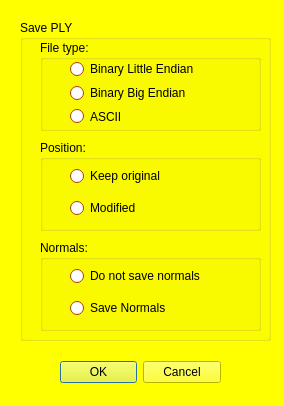
<?xml version="1.0" encoding="UTF-8"?>
<ui version="4.0">
 <class>mqSavePLYDialog</class>
 <widget class="QDialog" name="mqSavePLYDialog">
  <property name="geometry">
   <rect>
    <x>0</x>
    <y>0</y>
    <width>284</width>
    <height>406</height>
   </rect>
  </property>
  <property name="palette">
   <palette>
    <active>
     <colorrole role="WindowText">
      <brush brushstyle="SolidPattern">
       <color alpha="255">
        <red>0</red>
        <green>0</green>
        <blue>0</blue>
       </color>
      </brush>
     </colorrole>
     <colorrole role="Button">
      <brush brushstyle="SolidPattern">
       <color alpha="255">
        <red>255</red>
        <green>255</green>
        <blue>0</blue>
       </color>
      </brush>
     </colorrole>
     <colorrole role="Light">
      <brush brushstyle="SolidPattern">
       <color alpha="255">
        <red>255</red>
        <green>255</green>
        <blue>127</blue>
       </color>
      </brush>
     </colorrole>
     <colorrole role="Midlight">
      <brush brushstyle="SolidPattern">
       <color alpha="255">
        <red>255</red>
        <green>255</green>
        <blue>63</blue>
       </color>
      </brush>
     </colorrole>
     <colorrole role="Dark">
      <brush brushstyle="SolidPattern">
       <color alpha="255">
        <red>127</red>
        <green>127</green>
        <blue>0</blue>
       </color>
      </brush>
     </colorrole>
     <colorrole role="Mid">
      <brush brushstyle="SolidPattern">
       <color alpha="255">
        <red>170</red>
        <green>170</green>
        <blue>0</blue>
       </color>
      </brush>
     </colorrole>
     <colorrole role="Text">
      <brush brushstyle="SolidPattern">
       <color alpha="255">
        <red>0</red>
        <green>0</green>
        <blue>0</blue>
       </color>
      </brush>
     </colorrole>
     <colorrole role="BrightText">
      <brush brushstyle="SolidPattern">
       <color alpha="255">
        <red>255</red>
        <green>255</green>
        <blue>255</blue>
       </color>
      </brush>
     </colorrole>
     <colorrole role="ButtonText">
      <brush brushstyle="SolidPattern">
       <color alpha="255">
        <red>0</red>
        <green>0</green>
        <blue>0</blue>
       </color>
      </brush>
     </colorrole>
     <colorrole role="Base">
      <brush brushstyle="SolidPattern">
       <color alpha="255">
        <red>255</red>
        <green>255</green>
        <blue>255</blue>
       </color>
      </brush>
     </colorrole>
     <colorrole role="Window">
      <brush brushstyle="SolidPattern">
       <color alpha="255">
        <red>255</red>
        <green>255</green>
        <blue>0</blue>
       </color>
      </brush>
     </colorrole>
     <colorrole role="Shadow">
      <brush brushstyle="SolidPattern">
       <color alpha="255">
        <red>0</red>
        <green>0</green>
        <blue>0</blue>
       </color>
      </brush>
     </colorrole>
     <colorrole role="AlternateBase">
      <brush brushstyle="SolidPattern">
       <color alpha="255">
        <red>255</red>
        <green>255</green>
        <blue>127</blue>
       </color>
      </brush>
     </colorrole>
     <colorrole role="ToolTipBase">
      <brush brushstyle="SolidPattern">
       <color alpha="255">
        <red>255</red>
        <green>255</green>
        <blue>220</blue>
       </color>
      </brush>
     </colorrole>
     <colorrole role="ToolTipText">
      <brush brushstyle="SolidPattern">
       <color alpha="255">
        <red>0</red>
        <green>0</green>
        <blue>0</blue>
       </color>
      </brush>
     </colorrole>
    </active>
    <inactive>
     <colorrole role="WindowText">
      <brush brushstyle="SolidPattern">
       <color alpha="255">
        <red>0</red>
        <green>0</green>
        <blue>0</blue>
       </color>
      </brush>
     </colorrole>
     <colorrole role="Button">
      <brush brushstyle="SolidPattern">
       <color alpha="255">
        <red>255</red>
        <green>255</green>
        <blue>0</blue>
       </color>
      </brush>
     </colorrole>
     <colorrole role="Light">
      <brush brushstyle="SolidPattern">
       <color alpha="255">
        <red>255</red>
        <green>255</green>
        <blue>127</blue>
       </color>
      </brush>
     </colorrole>
     <colorrole role="Midlight">
      <brush brushstyle="SolidPattern">
       <color alpha="255">
        <red>255</red>
        <green>255</green>
        <blue>63</blue>
       </color>
      </brush>
     </colorrole>
     <colorrole role="Dark">
      <brush brushstyle="SolidPattern">
       <color alpha="255">
        <red>127</red>
        <green>127</green>
        <blue>0</blue>
       </color>
      </brush>
     </colorrole>
     <colorrole role="Mid">
      <brush brushstyle="SolidPattern">
       <color alpha="255">
        <red>170</red>
        <green>170</green>
        <blue>0</blue>
       </color>
      </brush>
     </colorrole>
     <colorrole role="Text">
      <brush brushstyle="SolidPattern">
       <color alpha="255">
        <red>0</red>
        <green>0</green>
        <blue>0</blue>
       </color>
      </brush>
     </colorrole>
     <colorrole role="BrightText">
      <brush brushstyle="SolidPattern">
       <color alpha="255">
        <red>255</red>
        <green>255</green>
        <blue>255</blue>
       </color>
      </brush>
     </colorrole>
     <colorrole role="ButtonText">
      <brush brushstyle="SolidPattern">
       <color alpha="255">
        <red>0</red>
        <green>0</green>
        <blue>0</blue>
       </color>
      </brush>
     </colorrole>
     <colorrole role="Base">
      <brush brushstyle="SolidPattern">
       <color alpha="255">
        <red>255</red>
        <green>255</green>
        <blue>255</blue>
       </color>
      </brush>
     </colorrole>
     <colorrole role="Window">
      <brush brushstyle="SolidPattern">
       <color alpha="255">
        <red>255</red>
        <green>255</green>
        <blue>0</blue>
       </color>
      </brush>
     </colorrole>
     <colorrole role="Shadow">
      <brush brushstyle="SolidPattern">
       <color alpha="255">
        <red>0</red>
        <green>0</green>
        <blue>0</blue>
       </color>
      </brush>
     </colorrole>
     <colorrole role="AlternateBase">
      <brush brushstyle="SolidPattern">
       <color alpha="255">
        <red>255</red>
        <green>255</green>
        <blue>127</blue>
       </color>
      </brush>
     </colorrole>
     <colorrole role="ToolTipBase">
      <brush brushstyle="SolidPattern">
       <color alpha="255">
        <red>255</red>
        <green>255</green>
        <blue>220</blue>
       </color>
      </brush>
     </colorrole>
     <colorrole role="ToolTipText">
      <brush brushstyle="SolidPattern">
       <color alpha="255">
        <red>0</red>
        <green>0</green>
        <blue>0</blue>
       </color>
      </brush>
     </colorrole>
    </inactive>
    <disabled>
     <colorrole role="WindowText">
      <brush brushstyle="SolidPattern">
       <color alpha="255">
        <red>127</red>
        <green>127</green>
        <blue>0</blue>
       </color>
      </brush>
     </colorrole>
     <colorrole role="Button">
      <brush brushstyle="SolidPattern">
       <color alpha="255">
        <red>255</red>
        <green>255</green>
        <blue>0</blue>
       </color>
      </brush>
     </colorrole>
     <colorrole role="Light">
      <brush brushstyle="SolidPattern">
       <color alpha="255">
        <red>255</red>
        <green>255</green>
        <blue>127</blue>
       </color>
      </brush>
     </colorrole>
     <colorrole role="Midlight">
      <brush brushstyle="SolidPattern">
       <color alpha="255">
        <red>255</red>
        <green>255</green>
        <blue>63</blue>
       </color>
      </brush>
     </colorrole>
     <colorrole role="Dark">
      <brush brushstyle="SolidPattern">
       <color alpha="255">
        <red>127</red>
        <green>127</green>
        <blue>0</blue>
       </color>
      </brush>
     </colorrole>
     <colorrole role="Mid">
      <brush brushstyle="SolidPattern">
       <color alpha="255">
        <red>170</red>
        <green>170</green>
        <blue>0</blue>
       </color>
      </brush>
     </colorrole>
     <colorrole role="Text">
      <brush brushstyle="SolidPattern">
       <color alpha="255">
        <red>127</red>
        <green>127</green>
        <blue>0</blue>
       </color>
      </brush>
     </colorrole>
     <colorrole role="BrightText">
      <brush brushstyle="SolidPattern">
       <color alpha="255">
        <red>255</red>
        <green>255</green>
        <blue>255</blue>
       </color>
      </brush>
     </colorrole>
     <colorrole role="ButtonText">
      <brush brushstyle="SolidPattern">
       <color alpha="255">
        <red>127</red>
        <green>127</green>
        <blue>0</blue>
       </color>
      </brush>
     </colorrole>
     <colorrole role="Base">
      <brush brushstyle="SolidPattern">
       <color alpha="255">
        <red>255</red>
        <green>255</green>
        <blue>0</blue>
       </color>
      </brush>
     </colorrole>
     <colorrole role="Window">
      <brush brushstyle="SolidPattern">
       <color alpha="255">
        <red>255</red>
        <green>255</green>
        <blue>0</blue>
       </color>
      </brush>
     </colorrole>
     <colorrole role="Shadow">
      <brush brushstyle="SolidPattern">
       <color alpha="255">
        <red>0</red>
        <green>0</green>
        <blue>0</blue>
       </color>
      </brush>
     </colorrole>
     <colorrole role="AlternateBase">
      <brush brushstyle="SolidPattern">
       <color alpha="255">
        <red>255</red>
        <green>255</green>
        <blue>0</blue>
       </color>
      </brush>
     </colorrole>
     <colorrole role="ToolTipBase">
      <brush brushstyle="SolidPattern">
       <color alpha="255">
        <red>255</red>
        <green>255</green>
        <blue>220</blue>
       </color>
      </brush>
     </colorrole>
     <colorrole role="ToolTipText">
      <brush brushstyle="SolidPattern">
       <color alpha="255">
        <red>0</red>
        <green>0</green>
        <blue>0</blue>
       </color>
      </brush>
     </colorrole>
    </disabled>
   </palette>
  </property>
  <property name="windowTitle">
   <string>Landmark and flag options</string>
  </property>
  <widget class="QWidget" name="layoutWidget">
   <property name="geometry">
    <rect>
     <x>60</x>
     <y>360</y>
     <width>161</width>
     <height>25</height>
    </rect>
   </property>
   <layout class="QHBoxLayout" name="horizontalLayout_2">
    <item>
     <widget class="QDialogButtonBox" name="buttonBox">
      <property name="orientation">
       <enum>Qt::Horizontal</enum>
      </property>
      <property name="standardButtons">
       <set>QDialogButtonBox::Cancel|QDialogButtonBox::Ok</set>
      </property>
     </widget>
    </item>
   </layout>
  </widget>
  <widget class="QGroupBox" name="SavePlyBox">
   <property name="geometry">
    <rect>
     <x>20</x>
     <y>20</y>
     <width>251</width>
     <height>321</height>
    </rect>
   </property>
   <property name="palette">
    <palette>
     <active>
      <colorrole role="WindowText">
       <brush brushstyle="SolidPattern">
        <color alpha="255">
         <red>0</red>
         <green>0</green>
         <blue>0</blue>
        </color>
       </brush>
      </colorrole>
      <colorrole role="Button">
       <brush brushstyle="SolidPattern">
        <color alpha="255">
         <red>255</red>
         <green>85</green>
         <blue>0</blue>
        </color>
       </brush>
      </colorrole>
      <colorrole role="Light">
       <brush brushstyle="SolidPattern">
        <color alpha="255">
         <red>255</red>
         <green>170</green>
         <blue>127</blue>
        </color>
       </brush>
      </colorrole>
      <colorrole role="Midlight">
       <brush brushstyle="SolidPattern">
        <color alpha="255">
         <red>255</red>
         <green>127</green>
         <blue>63</blue>
        </color>
       </brush>
      </colorrole>
      <colorrole role="Dark">
       <brush brushstyle="SolidPattern">
        <color alpha="255">
         <red>127</red>
         <green>42</green>
         <blue>0</blue>
        </color>
       </brush>
      </colorrole>
      <colorrole role="Mid">
       <brush brushstyle="SolidPattern">
        <color alpha="255">
         <red>170</red>
         <green>56</green>
         <blue>0</blue>
        </color>
       </brush>
      </colorrole>
      <colorrole role="Text">
       <brush brushstyle="SolidPattern">
        <color alpha="255">
         <red>0</red>
         <green>0</green>
         <blue>0</blue>
        </color>
       </brush>
      </colorrole>
      <colorrole role="BrightText">
       <brush brushstyle="SolidPattern">
        <color alpha="255">
         <red>255</red>
         <green>255</green>
         <blue>255</blue>
        </color>
       </brush>
      </colorrole>
      <colorrole role="ButtonText">
       <brush brushstyle="SolidPattern">
        <color alpha="255">
         <red>0</red>
         <green>0</green>
         <blue>0</blue>
        </color>
       </brush>
      </colorrole>
      <colorrole role="Base">
       <brush brushstyle="SolidPattern">
        <color alpha="255">
         <red>255</red>
         <green>255</green>
         <blue>255</blue>
        </color>
       </brush>
      </colorrole>
      <colorrole role="Window">
       <brush brushstyle="SolidPattern">
        <color alpha="255">
         <red>255</red>
         <green>85</green>
         <blue>0</blue>
        </color>
       </brush>
      </colorrole>
      <colorrole role="Shadow">
       <brush brushstyle="SolidPattern">
        <color alpha="255">
         <red>0</red>
         <green>0</green>
         <blue>0</blue>
        </color>
       </brush>
      </colorrole>
      <colorrole role="AlternateBase">
       <brush brushstyle="SolidPattern">
        <color alpha="255">
         <red>255</red>
         <green>170</green>
         <blue>127</blue>
        </color>
       </brush>
      </colorrole>
      <colorrole role="ToolTipBase">
       <brush brushstyle="SolidPattern">
        <color alpha="255">
         <red>255</red>
         <green>255</green>
         <blue>220</blue>
        </color>
       </brush>
      </colorrole>
      <colorrole role="ToolTipText">
       <brush brushstyle="SolidPattern">
        <color alpha="255">
         <red>0</red>
         <green>0</green>
         <blue>0</blue>
        </color>
       </brush>
      </colorrole>
     </active>
     <inactive>
      <colorrole role="WindowText">
       <brush brushstyle="SolidPattern">
        <color alpha="255">
         <red>0</red>
         <green>0</green>
         <blue>0</blue>
        </color>
       </brush>
      </colorrole>
      <colorrole role="Button">
       <brush brushstyle="SolidPattern">
        <color alpha="255">
         <red>255</red>
         <green>85</green>
         <blue>0</blue>
        </color>
       </brush>
      </colorrole>
      <colorrole role="Light">
       <brush brushstyle="SolidPattern">
        <color alpha="255">
         <red>255</red>
         <green>170</green>
         <blue>127</blue>
        </color>
       </brush>
      </colorrole>
      <colorrole role="Midlight">
       <brush brushstyle="SolidPattern">
        <color alpha="255">
         <red>255</red>
         <green>127</green>
         <blue>63</blue>
        </color>
       </brush>
      </colorrole>
      <colorrole role="Dark">
       <brush brushstyle="SolidPattern">
        <color alpha="255">
         <red>127</red>
         <green>42</green>
         <blue>0</blue>
        </color>
       </brush>
      </colorrole>
      <colorrole role="Mid">
       <brush brushstyle="SolidPattern">
        <color alpha="255">
         <red>170</red>
         <green>56</green>
         <blue>0</blue>
        </color>
       </brush>
      </colorrole>
      <colorrole role="Text">
       <brush brushstyle="SolidPattern">
        <color alpha="255">
         <red>0</red>
         <green>0</green>
         <blue>0</blue>
        </color>
       </brush>
      </colorrole>
      <colorrole role="BrightText">
       <brush brushstyle="SolidPattern">
        <color alpha="255">
         <red>255</red>
         <green>255</green>
         <blue>255</blue>
        </color>
       </brush>
      </colorrole>
      <colorrole role="ButtonText">
       <brush brushstyle="SolidPattern">
        <color alpha="255">
         <red>0</red>
         <green>0</green>
         <blue>0</blue>
        </color>
       </brush>
      </colorrole>
      <colorrole role="Base">
       <brush brushstyle="SolidPattern">
        <color alpha="255">
         <red>255</red>
         <green>255</green>
         <blue>255</blue>
        </color>
       </brush>
      </colorrole>
      <colorrole role="Window">
       <brush brushstyle="SolidPattern">
        <color alpha="255">
         <red>255</red>
         <green>85</green>
         <blue>0</blue>
        </color>
       </brush>
      </colorrole>
      <colorrole role="Shadow">
       <brush brushstyle="SolidPattern">
        <color alpha="255">
         <red>0</red>
         <green>0</green>
         <blue>0</blue>
        </color>
       </brush>
      </colorrole>
      <colorrole role="AlternateBase">
       <brush brushstyle="SolidPattern">
        <color alpha="255">
         <red>255</red>
         <green>170</green>
         <blue>127</blue>
        </color>
       </brush>
      </colorrole>
      <colorrole role="ToolTipBase">
       <brush brushstyle="SolidPattern">
        <color alpha="255">
         <red>255</red>
         <green>255</green>
         <blue>220</blue>
        </color>
       </brush>
      </colorrole>
      <colorrole role="ToolTipText">
       <brush brushstyle="SolidPattern">
        <color alpha="255">
         <red>0</red>
         <green>0</green>
         <blue>0</blue>
        </color>
       </brush>
      </colorrole>
     </inactive>
     <disabled>
      <colorrole role="WindowText">
       <brush brushstyle="SolidPattern">
        <color alpha="255">
         <red>127</red>
         <green>42</green>
         <blue>0</blue>
        </color>
       </brush>
      </colorrole>
      <colorrole role="Button">
       <brush brushstyle="SolidPattern">
        <color alpha="255">
         <red>255</red>
         <green>85</green>
         <blue>0</blue>
        </color>
       </brush>
      </colorrole>
      <colorrole role="Light">
       <brush brushstyle="SolidPattern">
        <color alpha="255">
         <red>255</red>
         <green>170</green>
         <blue>127</blue>
        </color>
       </brush>
      </colorrole>
      <colorrole role="Midlight">
       <brush brushstyle="SolidPattern">
        <color alpha="255">
         <red>255</red>
         <green>127</green>
         <blue>63</blue>
        </color>
       </brush>
      </colorrole>
      <colorrole role="Dark">
       <brush brushstyle="SolidPattern">
        <color alpha="255">
         <red>127</red>
         <green>42</green>
         <blue>0</blue>
        </color>
       </brush>
      </colorrole>
      <colorrole role="Mid">
       <brush brushstyle="SolidPattern">
        <color alpha="255">
         <red>170</red>
         <green>56</green>
         <blue>0</blue>
        </color>
       </brush>
      </colorrole>
      <colorrole role="Text">
       <brush brushstyle="SolidPattern">
        <color alpha="255">
         <red>127</red>
         <green>42</green>
         <blue>0</blue>
        </color>
       </brush>
      </colorrole>
      <colorrole role="BrightText">
       <brush brushstyle="SolidPattern">
        <color alpha="255">
         <red>255</red>
         <green>255</green>
         <blue>255</blue>
        </color>
       </brush>
      </colorrole>
      <colorrole role="ButtonText">
       <brush brushstyle="SolidPattern">
        <color alpha="255">
         <red>127</red>
         <green>42</green>
         <blue>0</blue>
        </color>
       </brush>
      </colorrole>
      <colorrole role="Base">
       <brush brushstyle="SolidPattern">
        <color alpha="255">
         <red>255</red>
         <green>85</green>
         <blue>0</blue>
        </color>
       </brush>
      </colorrole>
      <colorrole role="Window">
       <brush brushstyle="SolidPattern">
        <color alpha="255">
         <red>255</red>
         <green>85</green>
         <blue>0</blue>
        </color>
       </brush>
      </colorrole>
      <colorrole role="Shadow">
       <brush brushstyle="SolidPattern">
        <color alpha="255">
         <red>0</red>
         <green>0</green>
         <blue>0</blue>
        </color>
       </brush>
      </colorrole>
      <colorrole role="AlternateBase">
       <brush brushstyle="SolidPattern">
        <color alpha="255">
         <red>255</red>
         <green>85</green>
         <blue>0</blue>
        </color>
       </brush>
      </colorrole>
      <colorrole role="ToolTipBase">
       <brush brushstyle="SolidPattern">
        <color alpha="255">
         <red>255</red>
         <green>255</green>
         <blue>220</blue>
        </color>
       </brush>
      </colorrole>
      <colorrole role="ToolTipText">
       <brush brushstyle="SolidPattern">
        <color alpha="255">
         <red>0</red>
         <green>0</green>
         <blue>0</blue>
        </color>
       </brush>
      </colorrole>
     </disabled>
    </palette>
   </property>
   <property name="title">
    <string>Save PLY</string>
   </property>
   <widget class="QGroupBox" name="PlyFileType">
    <property name="geometry">
     <rect>
      <x>20</x>
      <y>20</y>
      <width>221</width>
      <height>91</height>
     </rect>
    </property>
    <property name="title">
     <string>File type:</string>
    </property>
    <widget class="QWidget" name="verticalLayoutWidget_5">
     <property name="geometry">
      <rect>
       <x>30</x>
       <y>20</y>
       <width>160</width>
       <height>65</height>
      </rect>
     </property>
     <layout class="QVBoxLayout" name="verticalLayout1">
      <item>
       <widget class="QRadioButton" name="BinaryLittleEndian">
        <property name="text">
         <string>Binary Little Endian</string>
        </property>
       </widget>
      </item>
      <item>
       <widget class="QRadioButton" name="BinaryBigEndian">
        <property name="text">
         <string>Binary Big Endian</string>
        </property>
       </widget>
      </item>
      <item>
       <widget class="QRadioButton" name="ASCII">
        <property name="text">
         <string>ASCII</string>
        </property>
       </widget>
      </item>
     </layout>
    </widget>
   </widget>
   <widget class="QGroupBox" name="PlyPosition">
    <property name="geometry">
     <rect>
      <x>20</x>
      <y>120</y>
      <width>221</width>
      <height>91</height>
     </rect>
    </property>
    <property name="title">
     <string>Position:</string>
    </property>
    <widget class="QWidget" name="verticalLayoutWidget_8">
     <property name="geometry">
      <rect>
       <x>30</x>
       <y>20</y>
       <width>160</width>
       <height>65</height>
      </rect>
     </property>
     <layout class="QVBoxLayout" name="verticalLayout1_4">
      <item>
       <widget class="QRadioButton" name="PositionOriginal">
        <property name="text">
         <string>Keep original</string>
        </property>
       </widget>
      </item>
      <item>
       <widget class="QRadioButton" name="PositionModified">
        <property name="text">
         <string>Modified</string>
        </property>
       </widget>
      </item>
     </layout>
    </widget>
   </widget>
   <widget class="QGroupBox" name="PlyPosition_2">
    <property name="geometry">
     <rect>
      <x>20</x>
      <y>220</y>
      <width>221</width>
      <height>91</height>
     </rect>
    </property>
    <property name="title">
     <string>Normals:</string>
    </property>
    <widget class="QWidget" name="verticalLayoutWidget_10">
     <property name="geometry">
      <rect>
       <x>30</x>
       <y>20</y>
       <width>160</width>
       <height>65</height>
      </rect>
     </property>
     <layout class="QVBoxLayout" name="verticalLayout1_6">
      <item>
       <widget class="QRadioButton" name="SaveNormalsOff">
        <property name="text">
         <string>Do not save normals</string>
        </property>
       </widget>
      </item>
      <item>
       <widget class="QRadioButton" name="SaveNormalsOn">
        <property name="text">
         <string>Save Normals</string>
        </property>
       </widget>
      </item>
     </layout>
    </widget>
   </widget>
  </widget>
 </widget>
 <resources/>
 <connections>
  <connection>
   <sender>buttonBox</sender>
   <signal>accepted()</signal>
   <receiver>mqSavePLYDialog</receiver>
   <slot>accept()</slot>
   <hints>
    <hint type="sourcelabel">
     <x>248</x>
     <y>254</y>
    </hint>
    <hint type="destinationlabel">
     <x>157</x>
     <y>274</y>
    </hint>
   </hints>
  </connection>
  <connection>
   <sender>buttonBox</sender>
   <signal>rejected()</signal>
   <receiver>mqSavePLYDialog</receiver>
   <slot>reject()</slot>
   <hints>
    <hint type="sourcelabel">
     <x>316</x>
     <y>260</y>
    </hint>
    <hint type="destinationlabel">
     <x>286</x>
     <y>274</y>
    </hint>
   </hints>
  </connection>
 </connections>
</ui>
